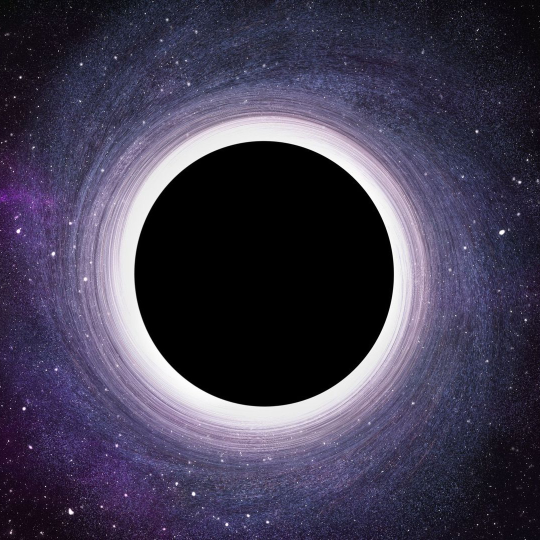
#> input picture pool/models/Black_Hole.jpg, 1080 x 1080 px (shown at 1/2 size)
$ python writeDisk.py Black_Hole.jpg iron05.jpg
#> lines starting #> are read from the running program, lines starting #| are printed output that depends on the picture
import csv
import sys
import numpy as np
import cv2

texture = cv2.imread(sys.argv[1])
#> texture is the input picture: shape (1080, 1080, 3); mean B, G, R 81.1, 60.1, 65.5
texture = cv2.resize(texture, (256, 256))
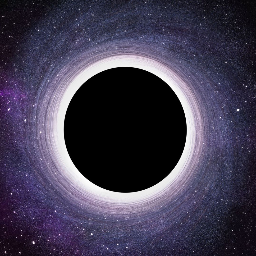
#> texture: shape (256, 256, 3); mean B, G, R 81, 60, 65.4
textureWidth = texture.shape[1]
#> textureWidth = 256
textureHeight = texture.shape[0]
#> textureHeight = 256

numPoints = 0
faces = []
indicesMap = {}
for y in xrange(textureHeight):
    for x in xrange(textureWidth):
        if np.sqrt(pow(x - textureWidth / 2, 2) + pow(y - textureHeight / 2, 2)) < min(textureHeight, textureWidth) / 2:
            indicesMap[y * textureWidth + x] = numPoints
            numPoints += 1
            pass
        continue
    continue
#> after the loop, numPoints = 51429

for y in xrange(textureHeight):
    for x in xrange(textureWidth):
        neighbors = []
        for (u, v) in [(x, y), (x + 1, y), (x + 1, y + 1), (x, y + 1)]:
            if np.sqrt(pow(u - textureWidth / 2, 2) + pow(v - textureHeight / 2, 2)) < min(textureHeight, textureWidth) / 2:
                neighbors.append((u, v))
                pass
            continue
        if len(neighbors) == 4:
            face = []
            face.append(indicesMap[neighbors[0][1] * textureWidth + neighbors[0][0]])
            face.append(indicesMap[neighbors[1][1] * textureWidth + neighbors[1][0]])
            face.append(indicesMap[neighbors[2][1] * textureWidth + neighbors[2][0]])
            faces.append(face)
            face = []
            face.append(indicesMap[neighbors[0][1] * textureWidth + neighbors[0][0]])
            face.append(indicesMap[neighbors[2][1] * textureWidth + neighbors[2][0]])
            face.append(indicesMap[neighbors[3][1] * textureWidth + neighbors[3][0]])
            faces.append(face)
        elif len(neighbors) == 3:
            face = []
            face.append(indicesMap[neighbors[0][1] * textureWidth + neighbors[0][0]])
            face.append(indicesMap[neighbors[1][1] * textureWidth + neighbors[1][0]])
            face.append(indicesMap[neighbors[2][1] * textureWidth + neighbors[2][0]])
            faces.append(face)
            pass
        continue
    continue

with open(sys.argv[2], 'w') as outputFile:
    header = """ply
format ascii 1.0
element vertex """
    header += str(numPoints)
    header += """
property float x
property float y
property float z
property uchar red                                     { start of vertex color }
property uchar green
property uchar blue
element face """
    header += str(len(faces))
    header += """
property list uchar int vertex_indices
end_header
"""
    outputFile.write(header)
    for y in xrange(textureHeight):
        for x in xrange(textureWidth):
            if np.sqrt(pow(x - textureWidth / 2, 2) + pow(y - textureHeight / 2, 2)) < min(textureHeight, textureWidth) / 2:
                color = texture[y][x]
                outputFile.write(str(float(x) / textureWidth * 2 - 1) + ' ' + str(float(y) / textureHeight * 2 - 1) + ' 0.0 ' + str(color[2]) + ' ' + str(color[1]) + ' ' + str(color[0]) + '\n')
                pass
            continue
        continue
    for face in faces:
        outputFile.write('3 ' + str(face[0]) + ' ' + str(face[1]) + ' ' + str(face[2]) + '\n')
        continue
    outputFile.close()
    pass
